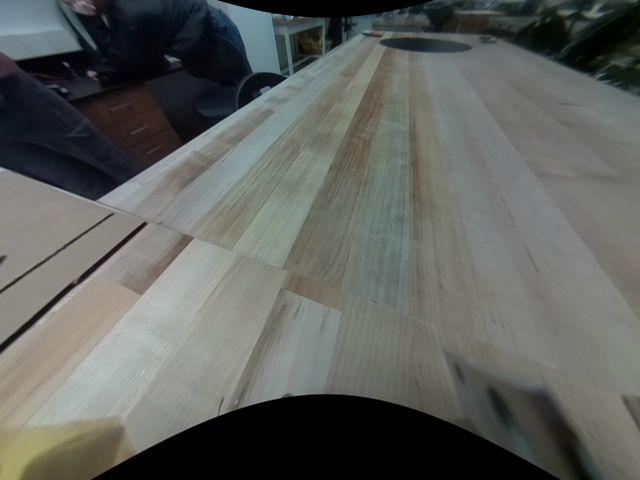
#> input picture src/robot_pkg/src/vision/assets/circle/img_0.png, 640 x 480 px
$ python ellipse_detector_lib.py ../assets/circle/img_0.png
#> lines starting #> are read from the running program, lines starting #| are printed output that depends on the picture; after the words box and inside, x2 and y2 are one past the last pixel; in counts of white or black regions, pixels touching at a corner belong together
#!/usr/bin/env python

import os
import sys
import cv2
import math
import numpy as np
from matplotlib import pyplot as plt
from scipy.spatial import ConvexHull

# [54 lines left out: functions laplacian_smoothing, get_convex_hull, ellipse_heuristic, not called in this run]

NUM_ELLIPSE_POINTS = 20
# [20 lines left out: function ellipseScore, not called in this run]

def detect_ellipse(img):
    """
    This function computes an image with a pixel set at the largest "wye" detected in the image
    The function returns the binary wye detection image, the threshold image, the smoothed contour,
    and the skeleton images as a tuple
    """

    # apply a slight blur to help thresholding
    img = cv2.medianBlur(img, 5)

    h,w = np.shape(img)

    # apply adaptive thresholding to find lines
    thresh = 255-cv2.adaptiveThreshold(img, 255, cv2.ADAPTIVE_THRESH_GAUSSIAN_C, cv2.THRESH_BINARY, 63, 15)

    # mask out some areas we wish to ignore (eg robot and horizon)
    thresh = cv2.ellipse(thresh, (w/2, h), (400, 100), 0, 0, 360, (0,0,0), -1)
    thresh = cv2.rectangle(thresh, (0,0), (w, 60), (0,0,0), -1)
    # thresh = cv2.rectangle(thresh, (0, 3*h/4), (w/4, h), (0,0,0), -1)
    # thresh = cv2.rectangle(thresh, (3*w/4, 3*h/4), (w, h), (0,0,0), -1)

    detect = np.zeros(thresh.shape, np.uint8)
    closed = np.zeros(thresh.shape, np.uint8)

    contours, heirarchy = cv2.findContours(thresh, cv2.RETR_TREE, cv2.CHAIN_APPROX_SIMPLE)

    contours = filter(lambda c: len(c) > 50, contours)
    # contours = map(lambda c: get_convex_hull(c), contours)

    contours = filter(lambda c: cv2.contourArea(get_convex_hull(c)) > 10000, contours)
    contours = filter(lambda c: ellipse_heuristic(c, img.shape) > 0.7, contours)

    ellipse = None

    if len(contours) > 0:

        # for c in contours:
        #     print cv2.contourArea(get_convex_hull(c)), ellipse_heuristic(c, img.shape)

        # largest = max(contours, key = lambda c: ellipseScore(c))
        largest = max(contours, key = lambda c: math.sqrt(cv2.contourArea(get_convex_hull(c))) * ellipse_heuristic(c, img.shape))
        # largest = max(contours, key = lambda c: cv2.contourArea(c))
        # largest = contours[]


        largest = laplacian_smoothing(largest, n=16)
        largest = get_convex_hull(largest)

        ellipse = cv2.fitEllipseAMS(np.reshape(largest, (-1,2)))

        detect = cv2.ellipse(detect, ellipse, (255,255,255), -1)

        closed = cv2.drawContours(closed, [largest], -1, (255,255,255), -1)

    return ellipse, detect, thresh, closed


if __name__ == "__main__":
    filename = sys.argv[1]
    img = cv2.imread(filename)
#> img is the input picture: shape (480, 640, 3); mean B, G, R 93.6, 97.2, 94.7
    img = cv2.cvtColor(img, cv2.COLOR_BGR2GRAY)
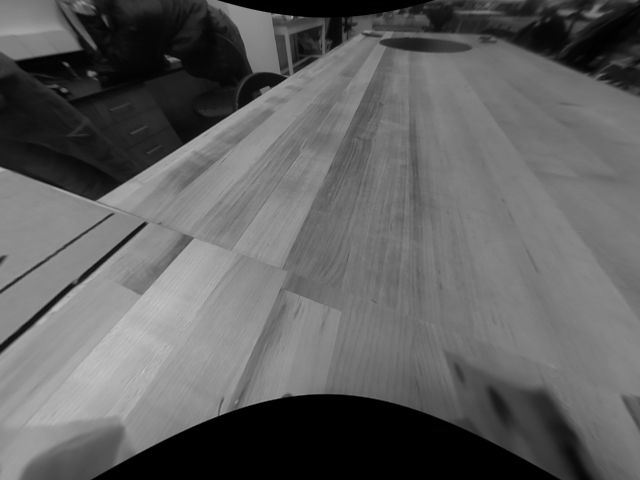
#> img: shape (480, 640); min 0, max 199, mean 96.1

    ellipse, detect, thresh, closed = detect_ellipse(img)
#> in detect_ellipse, `thresh = 255-cv2.adaptiveThreshold(img, 255, cv2.ADAPTIVE_THRESH_GAUSS..`:
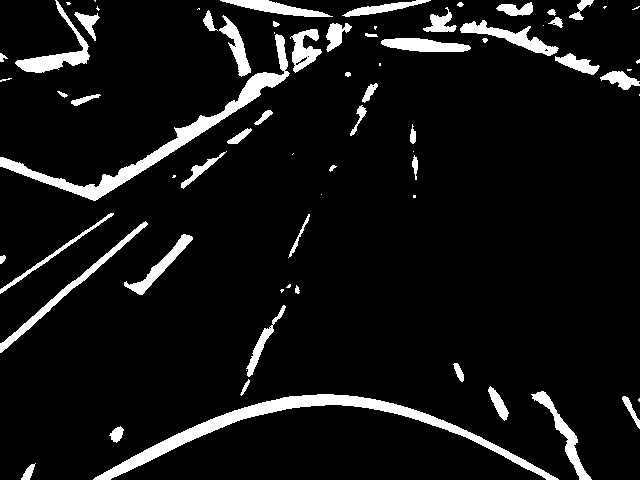
#> thresh: shape (480, 640); 7.8% white; 72 white regions (22 under 20 px), largest, box (x1, y1, x2, y2) and area: (93, 394, 559, 480) 4817, (0, 34, 290, 201) 4024, (0, 221, 148, 353) 1222
#> in detect_ellipse, `thresh = cv2.rectangle(thresh, (0,0), (w, 60), (0,0,0), -1)`:
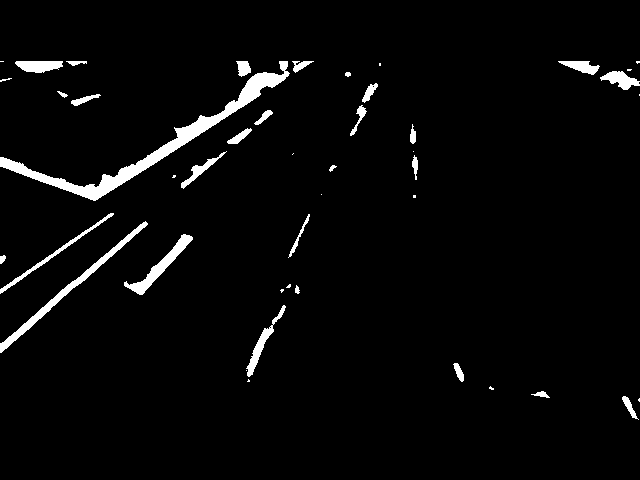
#> thresh: shape (480, 640); 3.3% white; 45 white regions (16 under 20 px)
#> in detect_ellipse, `contours, heirarchy = cv2.findContours(thresh, cv2.RETR_TREE, cv2.CHAI..`: contours = 47 contours, 21 with area under 20; largest, box (x1, y1, x2, y2) and area: (0, 61, 290, 201) 3474, (0, 221, 148, 353) 1068, (124, 234, 193, 295) 745, (246, 305, 286, 377) 411, (15, 61, 63, 73) 389
#> (the run stopped early here; a loop or call above may not have finished)

$ run again, on src/robot_pkg/src/vision/assets/circle/img_2.png
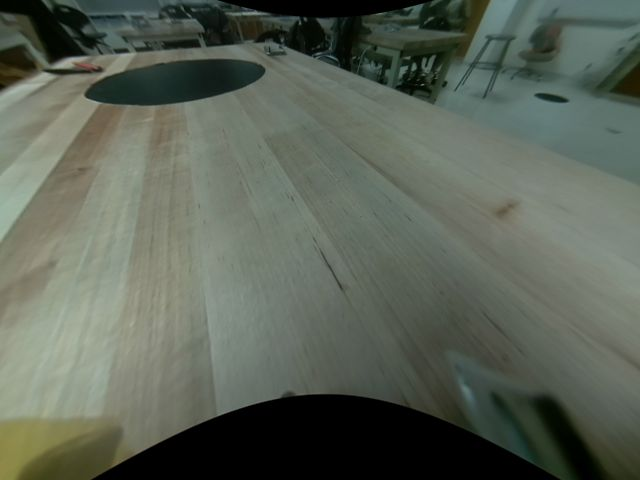
#> input picture src/robot_pkg/src/vision/assets/circle/img_2.png, 640 x 480 px
#> img is the input picture: shape (480, 640, 3); mean B, G, R 86.7, 98.6, 90.8
#> in detect_ellipse, `thresh = 255-cv2.adaptiveThreshold(img, 255, cv2.ADAPTIVE_THRESH_GAUSS..`:
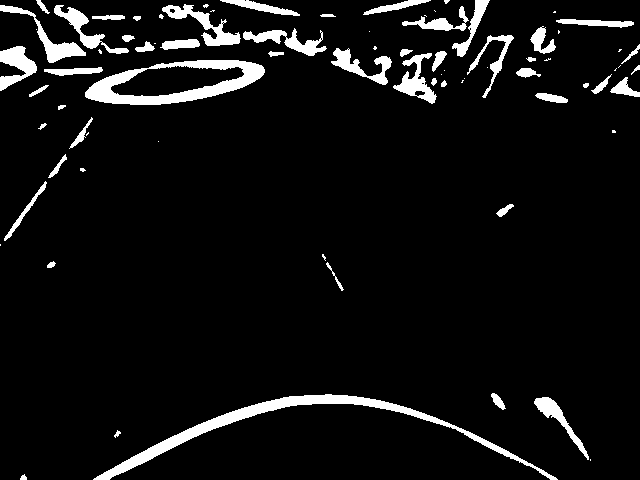
#> thresh: shape (480, 640); 6.6% white; 79 white regions (29 under 20 px), largest, box (x1, y1, x2, y2) and area: (93, 394, 558, 480) 3919, (85, 60, 265, 105) 3146, (162, 4, 241, 46) 986
#> in detect_ellipse, `thresh = cv2.rectangle(thresh, (0,0), (w, 60), (0,0,0), -1)`:
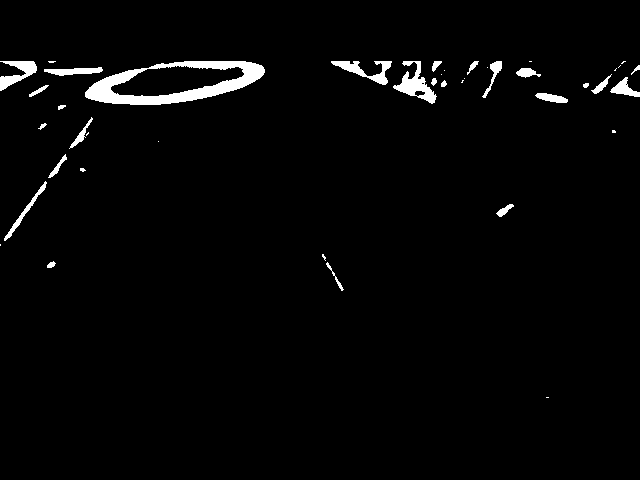
#> thresh: shape (480, 640); 2.4% white; 42 white regions (17 under 20 px)
#> contours = 46 contours, 23 with area under 20; largest, box (x1, y1, x2, y2) and area: (85, 61, 265, 105) 5422, (110, 65, 245, 97) 2639, (393, 61, 437, 104) 666, (0, 61, 37, 91) 438, (331, 61, 392, 85) 438

$ run again, on src/robot_pkg/src/vision/assets/circle/img_3.png
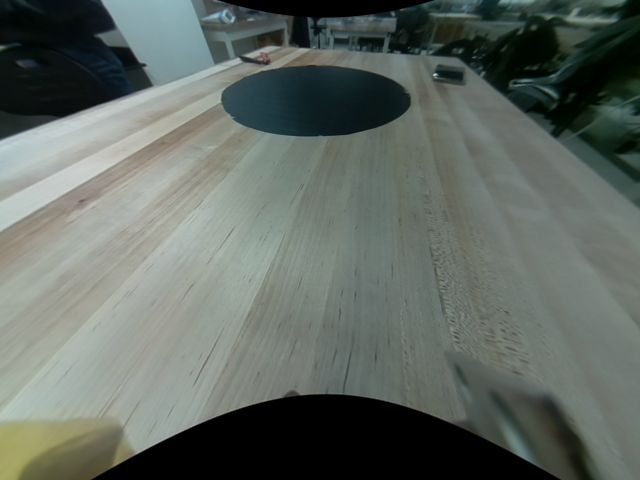
#> input picture src/robot_pkg/src/vision/assets/circle/img_3.png, 640 x 480 px
#> img is the input picture: shape (480, 640, 3); mean B, G, R 98.6, 104.9, 96.9
#> in detect_ellipse, `thresh = 255-cv2.adaptiveThreshold(img, 255, cv2.ADAPTIVE_THRESH_GAUSS..`:
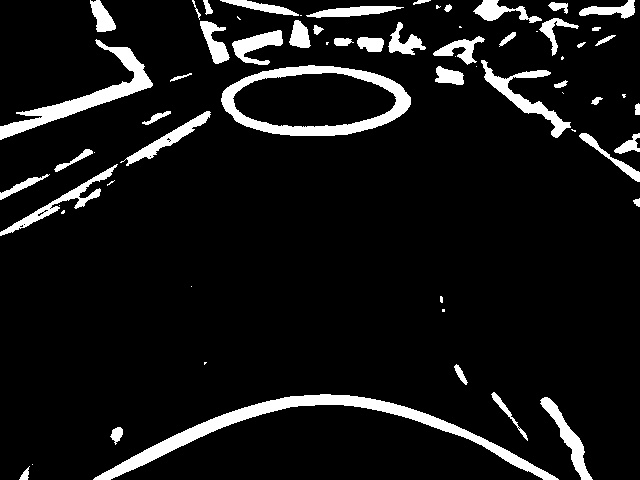
#> thresh: shape (480, 640); 8.5% white; 66 white regions (21 under 20 px), largest, box (x1, y1, x2, y2) and area: (93, 394, 559, 480) 5133, (221, 65, 411, 136) 3748, (0, 39, 153, 140) 2761
#> in detect_ellipse, `thresh = cv2.rectangle(thresh, (0,0), (w, 60), (0,0,0), -1)`:
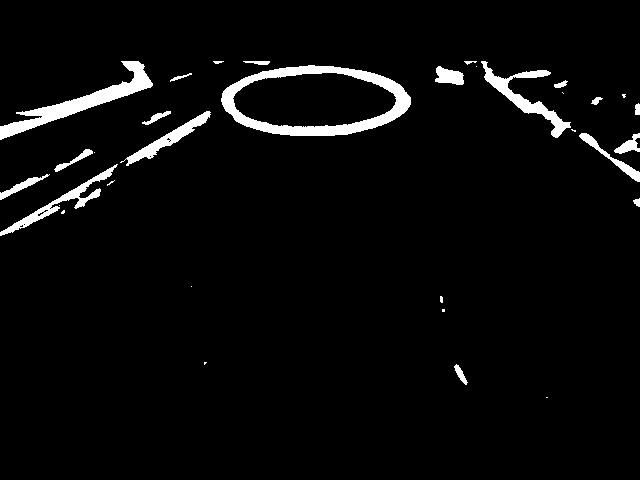
#> thresh: shape (480, 640); 3.9% white; 33 white regions (13 under 20 px)
#> contours = 43 contours, 24 with area under 20; largest, box (x1, y1, x2, y2) and area: (221, 65, 411, 136) 10284, (232, 72, 397, 128) 6912, (0, 61, 153, 140) 2214, (481, 61, 571, 138) 1232, (0, 164, 118, 236) 952

$ run again, on src/robot_pkg/src/vision/assets/circle/img_4.png
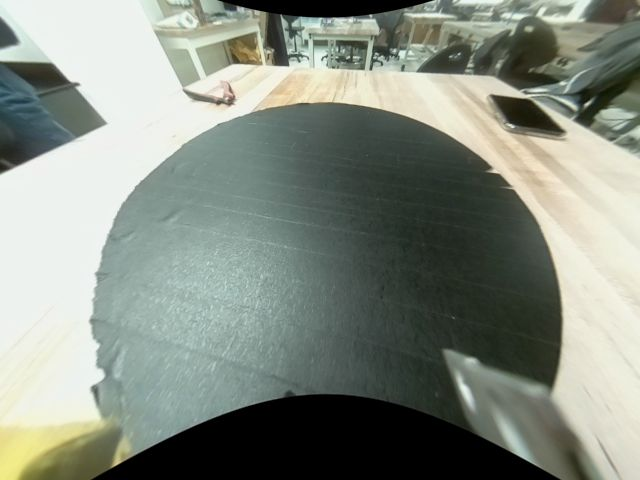
#> input picture src/robot_pkg/src/vision/assets/circle/img_4.png, 640 x 480 px
#> img is the input picture: shape (480, 640, 3); mean B, G, R 129.9, 140.6, 133.3
#> in detect_ellipse, `thresh = 255-cv2.adaptiveThreshold(img, 255, cv2.ADAPTIVE_THRESH_GAUSS..`:
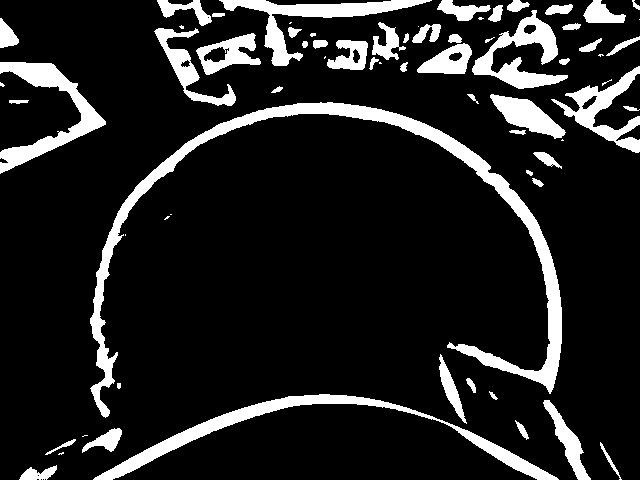
#> thresh: shape (480, 640); 13.3% white; 69 white regions (17 under 20 px), largest, box (x1, y1, x2, y2) and area: (90, 102, 562, 418) 10826, (93, 394, 559, 480) 4738, (0, 62, 106, 174) 3267
#> in detect_ellipse, `thresh = cv2.rectangle(thresh, (0,0), (w, 60), (0,0,0), -1)`:
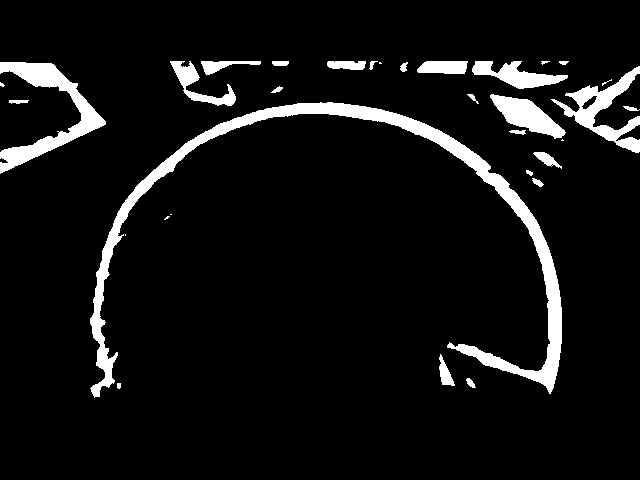
#> thresh: shape (480, 640); 7.3% white; 32 white regions (7 under 20 px)
#> contours = 35 contours, 13 with area under 20; largest, box (x1, y1, x2, y2) and area: (90, 102, 562, 398) 9755, (0, 62, 106, 174) 3036, (551, 66, 640, 153) 2140, (490, 94, 566, 139) 1468, (472, 61, 568, 89) 1133
